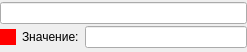
<?xml version="1.0" encoding="UTF-8"?>
<ui version="4.0">
 <class>ElectricalSensor</class>
 <widget class="QWidget" name="ElectricalSensor">
  <property name="geometry">
   <rect>
    <x>0</x>
    <y>0</y>
    <width>247</width>
    <height>52</height>
   </rect>
  </property>
  <property name="windowTitle">
   <string/>
  </property>
  <property name="autoFillBackground">
   <bool>false</bool>
  </property>
  <layout class="QGridLayout" name="gridLayout">
   <property name="leftMargin">
    <number>0</number>
   </property>
   <property name="topMargin">
    <number>0</number>
   </property>
   <property name="rightMargin">
    <number>0</number>
   </property>
   <property name="bottomMargin">
    <number>0</number>
   </property>
   <property name="spacing">
    <number>0</number>
   </property>
   <item row="0" column="0">
    <widget class="QLineEdit" name="lineEditName">
     <property name="sizePolicy">
      <sizepolicy hsizetype="Preferred" vsizetype="Fixed">
       <horstretch>0</horstretch>
       <verstretch>0</verstretch>
      </sizepolicy>
     </property>
     <property name="readOnly">
      <bool>true</bool>
     </property>
    </widget>
   </item>
   <item row="1" column="0">
    <layout class="QHBoxLayout" name="horizontalLayout_2">
     <property name="spacing">
      <number>6</number>
     </property>
     <item>
      <widget class="QLabel" name="labelState">
       <property name="sizePolicy">
        <sizepolicy hsizetype="Maximum" vsizetype="Maximum">
         <horstretch>0</horstretch>
         <verstretch>0</verstretch>
        </sizepolicy>
       </property>
       <property name="minimumSize">
        <size>
         <width>16</width>
         <height>16</height>
        </size>
       </property>
       <property name="styleSheet">
        <string notr="true">background-color: rgb(255, 0, 0);</string>
       </property>
       <property name="text">
        <string/>
       </property>
      </widget>
     </item>
     <item>
      <widget class="QLabel" name="labelValue">
       <property name="sizePolicy">
        <sizepolicy hsizetype="Minimum" vsizetype="Preferred">
         <horstretch>0</horstretch>
         <verstretch>0</verstretch>
        </sizepolicy>
       </property>
       <property name="text">
        <string>Значение:</string>
       </property>
      </widget>
     </item>
     <item>
      <widget class="QLineEdit" name="lineEditValue">
       <property name="frame">
        <bool>true</bool>
       </property>
       <property name="readOnly">
        <bool>true</bool>
       </property>
      </widget>
     </item>
    </layout>
   </item>
  </layout>
 </widget>
 <resources/>
 <connections/>
</ui>
